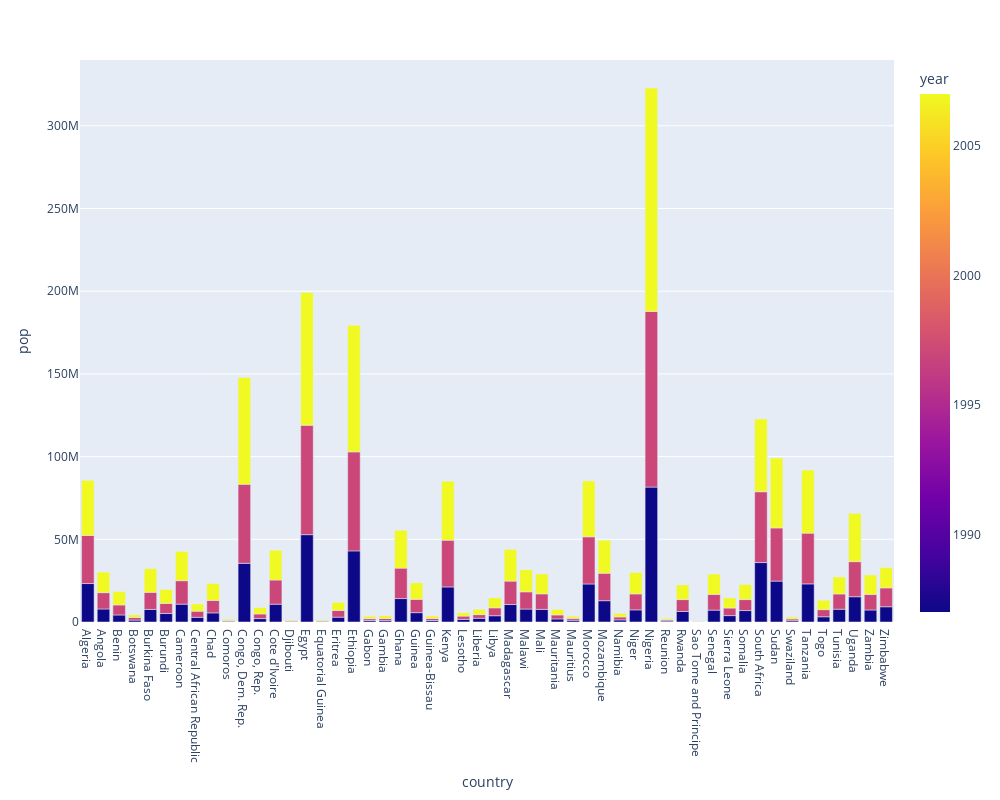

This figure's notebook cell:
### Code cell
fig=px.bar(population, y='pop',  x='country', color='year')
fig.update_layout(
    autosize=False,
    width=1000,
    height=800,)
fig.show()

### Figure 1 — Plotly figure (JSON) as saved in the notebook; plotly's stock layout.template omitted (floating-point values rounded to 4 significant figures; data arrays with more than 128 entries replaced by an {"elided": "..."} marker saying what was removed)
{"data": [{"alignmentgroup": "True", "hovertemplate": "country=%{x}<br>pop=%{y}<br>year=%{marker.color}<extra></extra>", "legendgroup": "", "marker": {"color": {"elided": "156 int values"}, "coloraxis": "coloraxis"}, "name": "", "offsetgroup": "", "orientation": "v", "showlegend": false, "textposition": "auto", "type": "bar", "x": {"elided": "156 str values"}, "xaxis": "x", "y": {"elided": "156 int values"}, "yaxis": "y"}], "layout": {"autosize": false, "barmode": "relative", "coloraxis": {"colorbar": {"title": {"text": "year"}}, "colorscale": [[0, "#0d0887"], [0.1111, "#46039f"], [0.2222, "#7201a8"], [0.3333, "#9c179e"], [0.4444, "#bd3786"], [0.5556, "#d8576b"], [0.6667, "#ed7953"], [0.7778, "#fb9f3a"], [0.8889, "#fdca26"], [1, "#f0f921"]]}, "height": 800, "legend": {"tracegroupgap": 0}, "margin": {"t": 60}, "width": 1000, "xaxis": {"anchor": "y", "domain": [0, 1], "title": {"text": "country"}}, "yaxis": {"anchor": "x", "domain": [0, 1], "title": {"text": "pop"}}}}
